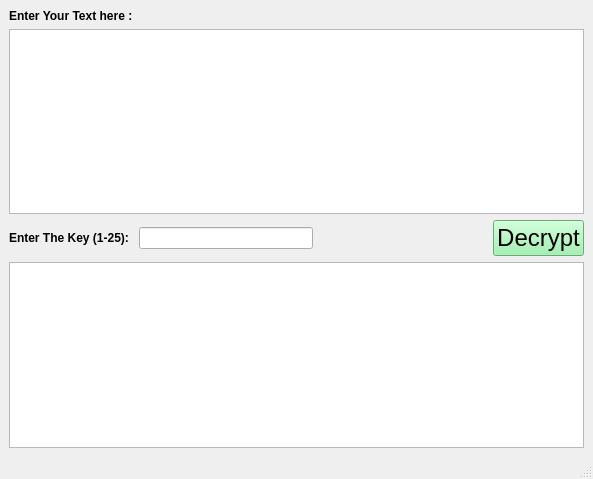
<?xml version="1.0" encoding="UTF-8"?>
<ui version="4.0">
 <class>MainWindow</class>
 <widget class="QMainWindow" name="MainWindow">
  <property name="geometry">
   <rect>
    <x>0</x>
    <y>0</y>
    <width>593</width>
    <height>479</height>
   </rect>
  </property>
  <property name="windowTitle">
   <string>MainWindow</string>
  </property>
  <widget class="QWidget" name="centralwidget">
   <layout class="QVBoxLayout" name="verticalLayout">
    <item>
     <widget class="QLabel" name="label">
      <property name="styleSheet">
       <string notr="true">font: 75 14pt &quot;Ubuntu&quot;;
color: rgb(0, 0, 0);
</string>
      </property>
      <property name="text">
       <string>&lt;h4&gt;Enter Your Text here : &lt;/h4&gt;
</string>
      </property>
      <property name="buddy">
       <cstring>textEdit_input</cstring>
      </property>
     </widget>
    </item>
    <item>
     <widget class="QTextEdit" name="textEdit_input"/>
    </item>
    <item>
     <layout class="QHBoxLayout" name="horizontalLayout">
      <item>
       <widget class="QLabel" name="label_2">
        <property name="styleSheet">
         <string notr="true">font: 75 14pt &quot;Ubuntu&quot;;
color: rgb(0, 0, 0);
</string>
        </property>
        <property name="text">
         <string>&lt;h4&gt;Enter The Key (1-25): &lt;/h4&gt;
</string>
        </property>
        <property name="buddy">
         <cstring>lineEdit_key</cstring>
        </property>
       </widget>
      </item>
      <item>
       <widget class="QLineEdit" name="lineEdit_key">
        <property name="echoMode">
         <enum>QLineEdit::Password</enum>
        </property>
       </widget>
      </item>
      <item>
       <spacer name="horizontalSpacer">
        <property name="orientation">
         <enum>Qt::Horizontal</enum>
        </property>
        <property name="sizeType">
         <enum>QSizePolicy::Expanding</enum>
        </property>
        <property name="sizeHint" stdset="0">
         <size>
          <width>40</width>
          <height>20</height>
         </size>
        </property>
       </spacer>
      </item>
      <item>
       <widget class="QPushButton" name="pushButton_decrypt">
        <property name="styleSheet">
         <string notr="true">font: 75 11pt &quot;Ubuntu&quot;;
background-color: rgb(143, 240, 164);
font-size: 24px;</string>
        </property>
        <property name="text">
         <string>Decrypt</string>
        </property>
       </widget>
      </item>
     </layout>
    </item>
    <item>
     <widget class="QTextEdit" name="textEdit_output"/>
    </item>
   </layout>
  </widget>
  <widget class="QMenuBar" name="menubar">
   <property name="geometry">
    <rect>
     <x>0</x>
     <y>0</y>
     <width>593</width>
     <height>22</height>
    </rect>
   </property>
  </widget>
  <widget class="QStatusBar" name="statusbar"/>
 </widget>
 <resources/>
 <connections/>
</ui>
